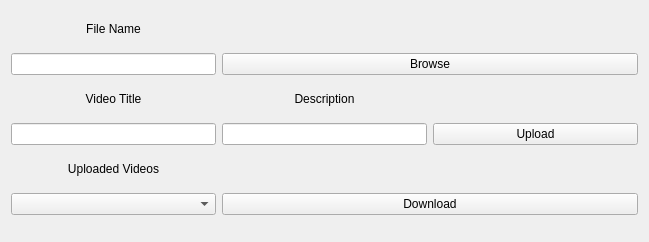
<?xml version="1.0" encoding="UTF-8"?>
<ui version="4.0">
 <class>Unlimited</class>
 <widget class="QWidget" name="Unlimited">
  <property name="geometry">
   <rect>
    <x>0</x>
    <y>0</y>
    <width>649</width>
    <height>242</height>
   </rect>
  </property>
  <property name="windowTitle">
   <string>Almost Unlimited Video Storage</string>
  </property>
  <layout class="QGridLayout" name="gridLayout">
   <item row="1" column="1" colspan="2">
    <widget class="QPushButton" name="browse_button">
     <property name="sizePolicy">
      <sizepolicy hsizetype="MinimumExpanding" vsizetype="Fixed">
       <horstretch>0</horstretch>
       <verstretch>0</verstretch>
      </sizepolicy>
     </property>
     <property name="minimumSize">
      <size>
       <width>150</width>
       <height>0</height>
      </size>
     </property>
     <property name="text">
      <string>Browse</string>
     </property>
    </widget>
   </item>
   <item row="6" column="0">
    <widget class="QComboBox" name="uploaded_combo"/>
   </item>
   <item row="1" column="0">
    <widget class="QLineEdit" name="filename_text"/>
   </item>
   <item row="4" column="1">
    <widget class="QLineEdit" name="description_text"/>
   </item>
   <item row="4" column="2">
    <widget class="QPushButton" name="upload_button">
     <property name="sizePolicy">
      <sizepolicy hsizetype="MinimumExpanding" vsizetype="Fixed">
       <horstretch>0</horstretch>
       <verstretch>0</verstretch>
      </sizepolicy>
     </property>
     <property name="minimumSize">
      <size>
       <width>150</width>
       <height>0</height>
      </size>
     </property>
     <property name="text">
      <string>Upload</string>
     </property>
    </widget>
   </item>
   <item row="3" column="1">
    <widget class="QLabel" name="label_2">
     <property name="sizePolicy">
      <sizepolicy hsizetype="Preferred" vsizetype="Maximum">
       <horstretch>0</horstretch>
       <verstretch>0</verstretch>
      </sizepolicy>
     </property>
     <property name="text">
      <string>Description</string>
     </property>
     <property name="alignment">
      <set>Qt::AlignCenter</set>
     </property>
    </widget>
   </item>
   <item row="3" column="0">
    <widget class="QLabel" name="label">
     <property name="sizePolicy">
      <sizepolicy hsizetype="Preferred" vsizetype="Maximum">
       <horstretch>0</horstretch>
       <verstretch>0</verstretch>
      </sizepolicy>
     </property>
     <property name="text">
      <string>Video Title</string>
     </property>
     <property name="alignment">
      <set>Qt::AlignCenter</set>
     </property>
    </widget>
   </item>
   <item row="6" column="1" colspan="2">
    <widget class="QPushButton" name="download_button">
     <property name="text">
      <string>Download</string>
     </property>
    </widget>
   </item>
   <item row="4" column="0">
    <widget class="QLineEdit" name="title_text"/>
   </item>
   <item row="0" column="0">
    <widget class="QLabel" name="label_3">
     <property name="sizePolicy">
      <sizepolicy hsizetype="Preferred" vsizetype="Maximum">
       <horstretch>0</horstretch>
       <verstretch>0</verstretch>
      </sizepolicy>
     </property>
     <property name="text">
      <string>File Name</string>
     </property>
     <property name="alignment">
      <set>Qt::AlignCenter</set>
     </property>
    </widget>
   </item>
   <item row="5" column="0">
    <widget class="QLabel" name="label_4">
     <property name="sizePolicy">
      <sizepolicy hsizetype="Preferred" vsizetype="Maximum">
       <horstretch>0</horstretch>
       <verstretch>0</verstretch>
      </sizepolicy>
     </property>
     <property name="text">
      <string>Uploaded Videos</string>
     </property>
     <property name="alignment">
      <set>Qt::AlignCenter</set>
     </property>
    </widget>
   </item>
  </layout>
 </widget>
 <resources/>
 <connections/>
</ui>
